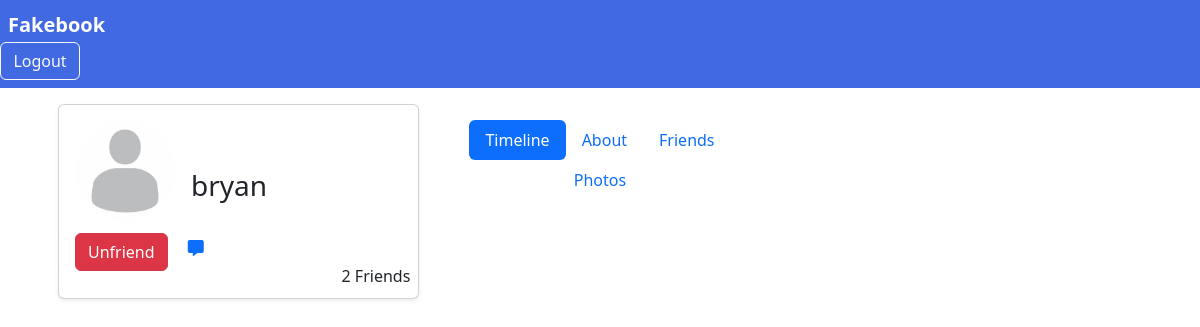
Before: /users/bryan/ (signed in) with the older database file.
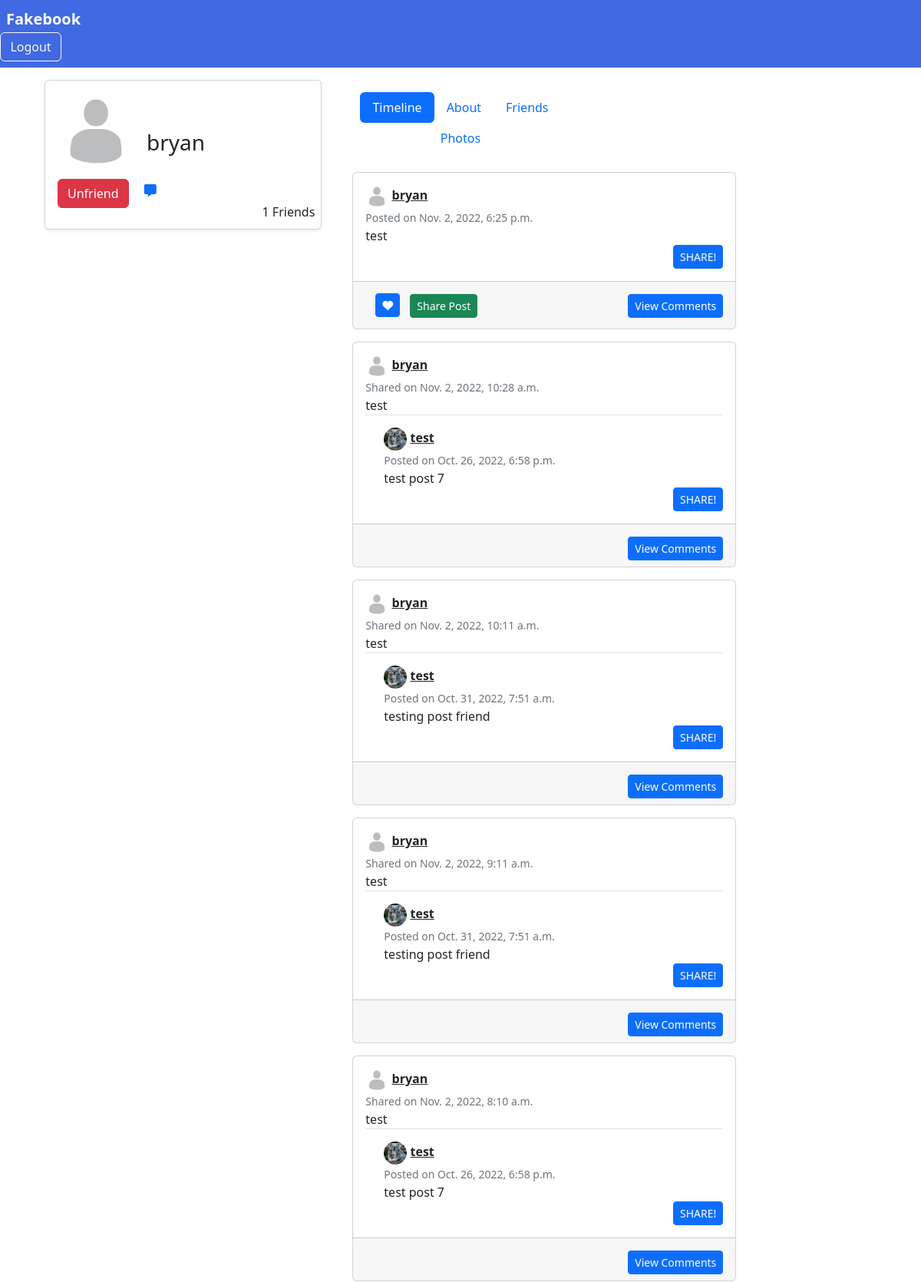
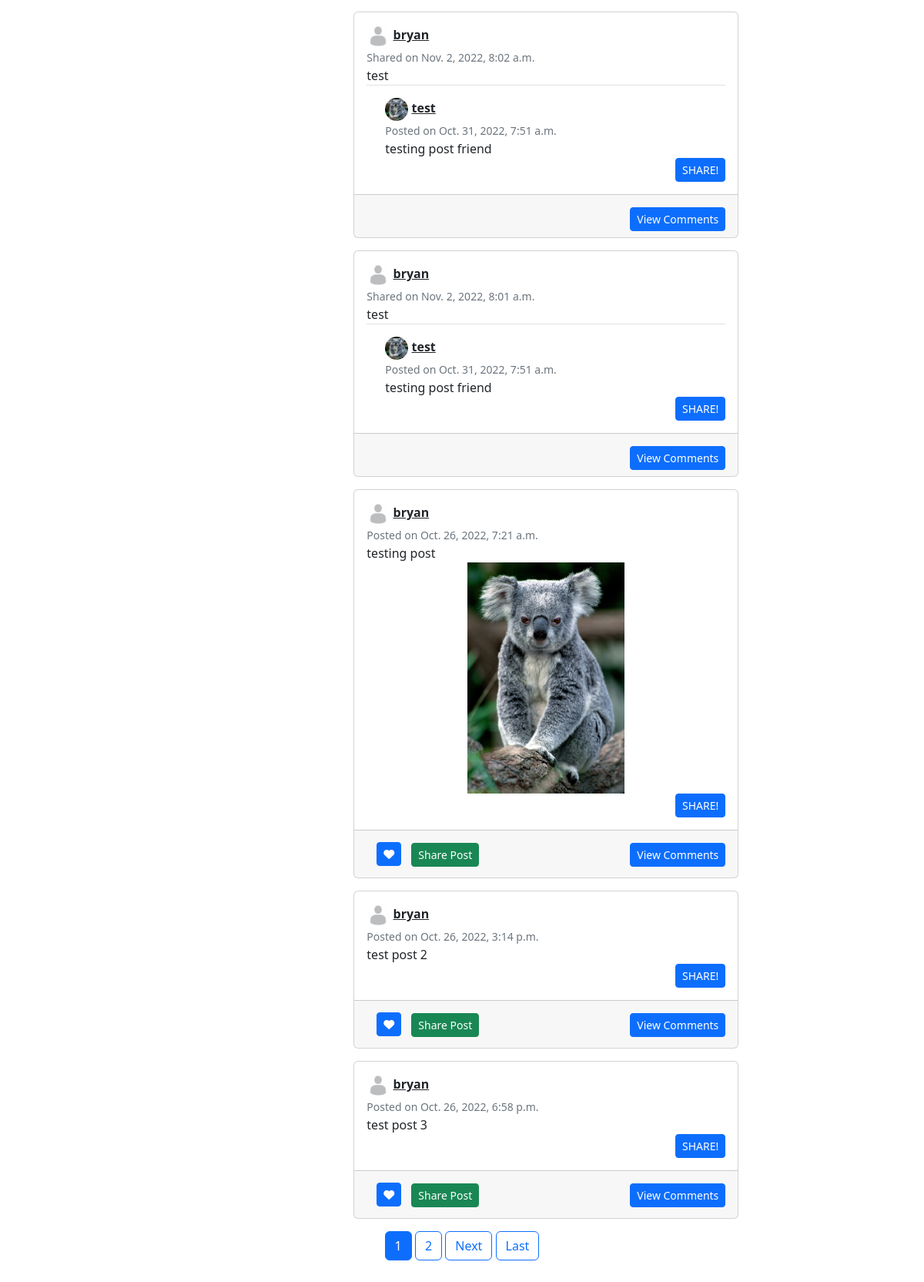
After: the same page with the newer database file (2 pictures, top to bottom).
### users/models.py (models this page shows)
class Profile(models.Model):
    user = models.OneToOneField(User, on_delete=models.CASCADE)
    profile_pic = models.ImageField(default='uploads/default.png', upload_to='profile_pics')
    name = models.CharField(max_length=30, blank=True)
    birthdate = models.DateField(null=True, blank=True)
    location = models.CharField(max_length=120, blank=True)
    slug = AutoSlugField(populate_from='user')
    bio = models.CharField(max_length=255, blank=True)
    friends = models.ManyToManyField("Profile", blank=True)
    User._meta.get_field('email')._unique = True
    def __str__(self):
        return str(self.user.username)
    def get_absolute_url(self):
        return "/users/{}".format(self.slug)

### feed/models.py (models this page shows, shortened)
class Post(models.Model):
    shared_description = models.CharField(max_length=255, blank=True, null=True)
    description = models.CharField(max_length=255, blank=True, null=True)
    pic = models.ImageField(upload_to='social_pics', blank=True)
    date_posted = models.DateTimeField(default=timezone.now)
    shared_date = models.DateTimeField(blank=True, null=True)
    username = models.ForeignKey(User, on_delete=models.CASCADE)
    shared_username = models.ForeignKey(User, on_delete=models.CASCADE, blank=True, null=True, related_name='+')

### users/views.py (the view, shortened to what this page needs)
# urls.py: path('users/<slug>/', user_views.profile_view, name='profile_view'),
def profile_view(request, slug):
    user_profile = Profile.objects.filter(slug=slug).first()
    user = user_profile.user
    if request.user.is_authenticated:
        sent_friend_requests = FriendRequest.objects.filter(from_user=user_profile.user)
        rec_friend_requests = FriendRequest.objects.filter(to_user=user_profile.user)
        friends = user_profile.friends.all()
        liked = [i for i in Post.objects.all() if Like.objects.filter(user=request.user, post=i)]
        button_status = 'none'
        post_filter = [user_profile]
        friend = user_profile.friends.all()
        for f in friend:
            if f in post_filter:
                friend = friend.filter(user=f.user)
        post_filter += friend
        paginator = Paginator(
            Post.objects.filter(username__profile__in=post_filter).annotate(lr=Coalesce(Max('shared_date'), 'date_posted'))
            .order_by('-lr'), 10)
        page = request.GET.get('page')
        posts = paginator.get_page(page)
        context = {
            'u': user,
            'button_status': button_status,
            'friends_list': friends,
            'sent_friend_requests': sent_friend_requests,
            'rec_friend_requests': rec_friend_requests,
            'is_liked': liked,
            'posts': posts,
        }
        return render(request, "users/profile_view.html", context)
    context = {
        'u': user,
    }
    return render(request, "users/profile_view.html", context)

### users/templates/users/profile_view.html (shortened to what this page needs)
{% extends 'feed/base.html' %} {% load crispy_forms_tags %} {% load static %}
{% block content %}
{% include 'feed/navbar.html' %}
<div class="container">
    <div class="row mt-3 mx-3">
        <div class="card shadow-sm col-md-4 col-sm-6 px-3 pt-3 pb-3" style="height: 195px">
            <div class="media">
                <div class="d-flex">
                    <img class="rounded-circle account-img" src="{{ u.profile.profile_pic.url }}" width="100" height="100"
                         alt=""/>
                    <h3 class="mt-5 ms-3 text-break">{{ u.username }}</h3>
                    <p class="text-end" style="position:absolute;bottom:5px;right:5px;margin:0;padding:5px 3px;" >  {{ u.profile.friends.count }} Friends</p>
                </div>
            </div>
        <div class="message pb-2">
        </div>
        <div class="friend_status pb-2">
                {% if button_status == 'not_friend' %}
                  <small
                    ><a
                      class="btn btn-primary"
                      href="/users/friend-request/send/{{ u.id }}"
                      >Add Friend</a
                    ></small
                  >
                  {% elif request.user.is_authenticated and not button_status == 'not_friend'%}
                  <small
                    ><a
                      class="btn btn-danger mt-1"
                      href="/users/friend/delete/{{ u.id }}"
                      >Unfriend</a
                    ></small>
                    {% endif %}
                    {% if request.user.is_authenticated %}
                    <a class="position-relative ps-3" href="{% url 'create-thread-button' u.id %}"><i class="fa-solid fa-message"></i></a>
                    {% endif %}
            </div>
    </div>
    {% if not button_status == 'not_friend' and not button_status == 'friend_request_sent' and request.user.is_authenticated%}
    <div class="col-md-4 col-sm-6 px-3 pt-3 pb-3">
    <ul class="nav justify-content-center nav-pills" id="pills-tab" role="tablist">
      <li class="nav-item" role="presentation">
            <button class="nav-link active" id="pills-home-tab" data-bs-toggle="pill" data-bs-target="#pills-home"
                    type="button" role="tab" aria-controls="pills-home" aria-selected="true">Timeline</button>
      </li>
      <li class="nav-item" role="presentation">
        <button class="nav-link" id="pills-profile-tab" data-bs-toggle="pill" data-bs-target="#pills-profile"
                type="button" role="tab" aria-controls="pills-profile" aria-selected="false">About</button>
      </li>
      <li class="nav-item" role="presentation">
        <button class="nav-link" id="pills-contact-tab" data-bs-toggle="pill" data-bs-target="#pills-contact"
                type="button" role="tab" aria-controls="pills-contact" aria-selected="false">Friends</button>
      </li>
      <li class="nav-item" role="presentation">
        <button class="nav-link" id="pills-photos-tab" data-bs-toggle="pill" data-bs-target="#pills-photos"
                type="button" role="tab" aria-controls="pills-photos" aria-selected="false">Photos</button>
      </li>
    </ul>
    <div class="tab-content mx-4 pt-2" id="pills-tabContent">
        <div class="tab-pane fade show active" style="outline: none" id="pills-home" role="tabpanel" aria-labelledby="pills-home-tab"
             tabindex="0">
              <div class="col-md-5 me-4">
                {% for post in posts%}
                    <div class="card card-signin my-3" style="width: 500px">
                      <div class="card-body">
                      {% if post.shared_username %}
                          <div class="position-relative border-bottom mb-3">
                              {% if not request.user == post.shared_username%}
                                <a href="{{ post.shared_username.profile.get_absolute_url }}"><img src="{{ post.shared_username.profile.profile_pic.url }}"
                                                                                                   class="rounded-circle"
                                                                                                   width="30"
                                                                                                   height="30" alt=""></a>
                                <a class="text-dark" href="{{ post.shared_username.profile.get_absolute_url }}"><b>{{ post.shared_username }}</b></a>
                              {% else %}
                                <a href="{% url 'home' %}"><img src="{{ post.shared_username.profile.profile_pic.url }}"
                                                                class="rounded-circle" width="30" height="30" alt=""></a>
                                <a class="text-dark" href="{% url 'home' %}"><b>{{ post.shared_username }}</b></a>
                              {% endif %}
                              <br><small class="text-muted">Shared on {{post.shared_date}}</small>
                              {% if post.shared_description != none %}
                              <br>
                              <a class="post-link text-dark text-break text-decoration-none" href="{% url 'post-detail' post.pk%}">
                                  {{ post.shared_description }}</a>
                              {% endif %}
                          </div>
                          <div class="shared-post mx-4">
                            {% if not request.user == post.username%}
                            <a href="{{ post.username.profile.get_absolute_url }}"><img src="{{ post.username.profile.profile_pic.url }}"
                                                                                        class="rounded-circle" width="30"
                                                                                        height="30" alt=""></a>
                            <a class="text-dark" href="{{ post.username.profile.get_absolute_url }}"><b>{{ post.username }}</b></a>
                            {% else %}
                            <a href="{% url 'home' %}"><img src="{{ post.username.profile.profile_pic.url }}"
                                                            class="rounded-circle" width="30" height="30" alt=""></a>
                            <a class="text-dark" href="{% url 'home' %}"><b>{{ post.username }}</b></a>
                            {% endif %}
                            <br><small class="text-muted">Posted on {{ post.date_posted }}</small>
                            <br>
                            <a class="post-link text-dark text-break text-decoration-none" href="{% url 'post-detail' post.pk %}">
                                {{ post.description }}</a>
                          </div>
                      {% else %}
                            {% if not request.user == post.username%}
                            <a href="{{ post.username.profile.get_absolute_url }}"><img src="{{ post.username.profile.profile_pic.url }}"
                                                                                        class="rounded-circle" width="30"
                                                                                        height="30" alt=""></a>
                            <a class="text-dark" href="{{ post.username.profile.get_absolute_url }}"><b>{{ post.username }}</b></a>
                            {% else %}
                            <a href="{% url 'home' %}"><img src="{{ post.username.profile.profile_pic.url }}"
                                                            class="rounded-circle" width="30" height="30" alt=""></a>
                            <a class="text-dark" href="{% url 'home' %}"><b>{{ post.username }}</b></a>
                            {% endif %}
                        <br><small class="text-muted">Posted on {{ post.date_posted }}</small>
                        <br>
                          <a class="post-link text-dark text-break text-decoration-none" href="{% url 'post-detail' post.pk %}">
                              {{ post.description }}</a>
                        <br>
                          {% if post.pic %}
                              <img class="mx-auto d-block" src="{{ post.pic.url }}" alt=" " style="max-block-size: 300px">
                          {% endif %}
                      {% endif %}
                        <form class="d-share" method="POST" action="{% url 'share-post' post.pk%}" id="{{ post.pk }}">
                            <div class="form-group float-end">
                                        <button class="btn btn-sm btn-primary btn-block text-uppercase"
                                                type="submit">Share!</button><br>
                            </div>
                      </form>
                      </div>
                      <div class="card-footer">
                      {% if not request.user == post.username and not request.user == post.shared_username%}
                         <button class="btn like float-sm-start" id="{{ post.id }}">
                             {% if post in is_liked %}
                                 <a type="button" class="btn btn-danger btn-sm" href="{% url 'post-like' %}"
                                    id="like-btn{{ post.id }}">
                                     <i class="fa-solid fa-heart-crack"></i></a>
                             {% else %}
                                 <a type="button" class="btn btn-primary btn-sm" href="{% url 'post-like' %}"
                                    id="like-btn{{ post.id }}">
                                     <i class="fa-solid fa-heart"></i></a>
                             {% endif %}
                         </button>
                          <button class="btn btn-success btn-sm mt-2" onclick="ShareButton({{post.pk}})">Share Post</button>
                      {% endif %}
                      <a class="btn btn-sm btn-primary mt-2 float-end" href="{% url 'post-detail' post.pk %}">View Comments</a>
                      </div>
                    </div>
                {% endfor %}
              </div>
                <div class="container" style="width: max-content">
                {% if posts.paginator.num_pages > 1  %}
                    {% for num in posts.paginator.page_range %}
                        {% if posts.number == num %}
                          <a class="btn btn-primary mb-4" href="?page={{ num }}">{{ num }}</a>
                        {% elif num > posts.number|add:'-3' and num < posts.number|add:'3' %}
                          <a class="btn btn-outline-primary mb-4" href="?page={{ num }}">{{ num }}</a>
                        {% endif %}
                    {% endfor %}
                    {% if posts.has_next %}
                        <a class="btn btn-outline-primary mb-4" href="?page={{ posts.next_page_number }}">Next</a>
                        <a class="btn btn-outline-primary mb-4" href="?page={{ posts.paginator.num_pages }}">Last</a>
                    {% endif %}
                {% endif %}
                </div>
        </div>
      <div class="tab-pane fade" id="pills-contact" style="outline: none" role="tabpanel" aria-labelledby="pills-contact-tab"
           tabindex="0">
      <div class="mt-2" style="max-inline-size: fit-content">
        <div class="shadow-sm" style="background-color: white">
        </div>
    </div>
</div>
</div>
    {% endif %}
</div>
</div>
{% endblock content %}

### feed/templates/feed/base.html (shortened to what this page needs)
<!doctype html>
{% load static %}
<html lang="en">
  <head>
    <link href="https://cdn.jsdelivr.net/npm/bootstrap@5.2.2/dist/css/bootstrap.min.css" rel="stylesheet">
      <link href="{% static 'custom.css' %}" rel="stylesheet" type="text/css">
  </head>
  <body>
        {% block content %}
        {% endblock content %}
  </body>
</html>

### feed/templates/feed/navbar.html (shortened to what this page needs)
{% block content %}
    <nav class="sticky-top navbar navbar-expand-xxl" style="background: royalblue">
        <h1 class="navbar-brand px-2 mb-auto fw-bolder text-white">Fakebook</h1>
    <div class="mx-5 ms-0">
        {% if user.is_authenticated %}
            <a class="btn btn-outline-light text-light" style="width: 80px" href="{% url 'logout' %}">Logout</a>
        {% else %}
            <a class="btn btn-outline-light text-light" style="width: 80px" href="{% url 'logout' %}">Login</a>
        {% endif %}
    </div>
</nav>
{% endblock content %}

Changed rows visible on the page:
added Post: username.profile.profile_pic (placeholder picture), username "bryan", date_posted "Nov. 2, 2022, 6:25 p.m.", description "test"
added Post: shared_username.profile.profile_pic (placeholder picture), shared_username "bryan", shared_date "Nov. 2, 2022, 10:28 a.m.", shared_description "test", username.profile.profile_pic (picture), username "test", date_posted "Oct. 26, 2022, 6:58 p.m.", description "test post 7"
added Post: shared_username.profile.profile_pic (placeholder picture), shared_username "bryan", shared_date "Nov. 2, 2022, 10:11 a.m.", shared_description "test", username.profile.profile_pic (picture), username "test", date_posted "Oct. 31, 2022, 7:51 a.m.", description "testing post friend"
added Post: shared_username.profile.profile_pic (placeholder picture), shared_username "bryan", shared_date "Nov. 2, 2022, 9:11 a.m.", shared_description "test", username.profile.profile_pic (picture), username "test", date_posted "Oct. 31, 2022, 7:51 a.m.", description "testing post friend"
added Post: shared_username.profile.profile_pic (placeholder picture), shared_username "bryan", shared_date "Nov. 2, 2022, 8:10 a.m.", shared_description "test", username.profile.profile_pic (picture), username "test", date_posted "Oct. 26, 2022, 6:58 p.m.", description "test post 7"
added Post: shared_username.profile.profile_pic (placeholder picture), shared_username "bryan", shared_date "Nov. 2, 2022, 8:02 a.m.", shared_description "test", username.profile.profile_pic (picture), username "test", date_posted "Oct. 31, 2022, 7:51 a.m.", description "testing post friend"
added Post: shared_username.profile.profile_pic (placeholder picture), shared_username "bryan", shared_date "Nov. 2, 2022, 8:01 a.m.", shared_description "test", username.profile.profile_pic (picture), username "test", date_posted "Oct. 31, 2022, 7:51 a.m.", description "testing post friend"
added Post: username.profile.profile_pic (placeholder picture), username "bryan", date_posted "Oct. 26, 2022, 7:21 a.m.", description "testing post", pic (picture)
added Post: username.profile.profile_pic (placeholder picture), username "bryan", date_posted "Oct. 26, 2022, 3:14 p.m.", description "test post 2"
added Post: username.profile.profile_pic (placeholder picture), username "bryan", date_posted "Oct. 26, 2022, 6:58 p.m.", description "test post 3"
Other visible differences:
{{ u.profile.friends.count }}: "2" → "1"
new list line: "1"
new list line: "2"
text now shown: "Next Last"
